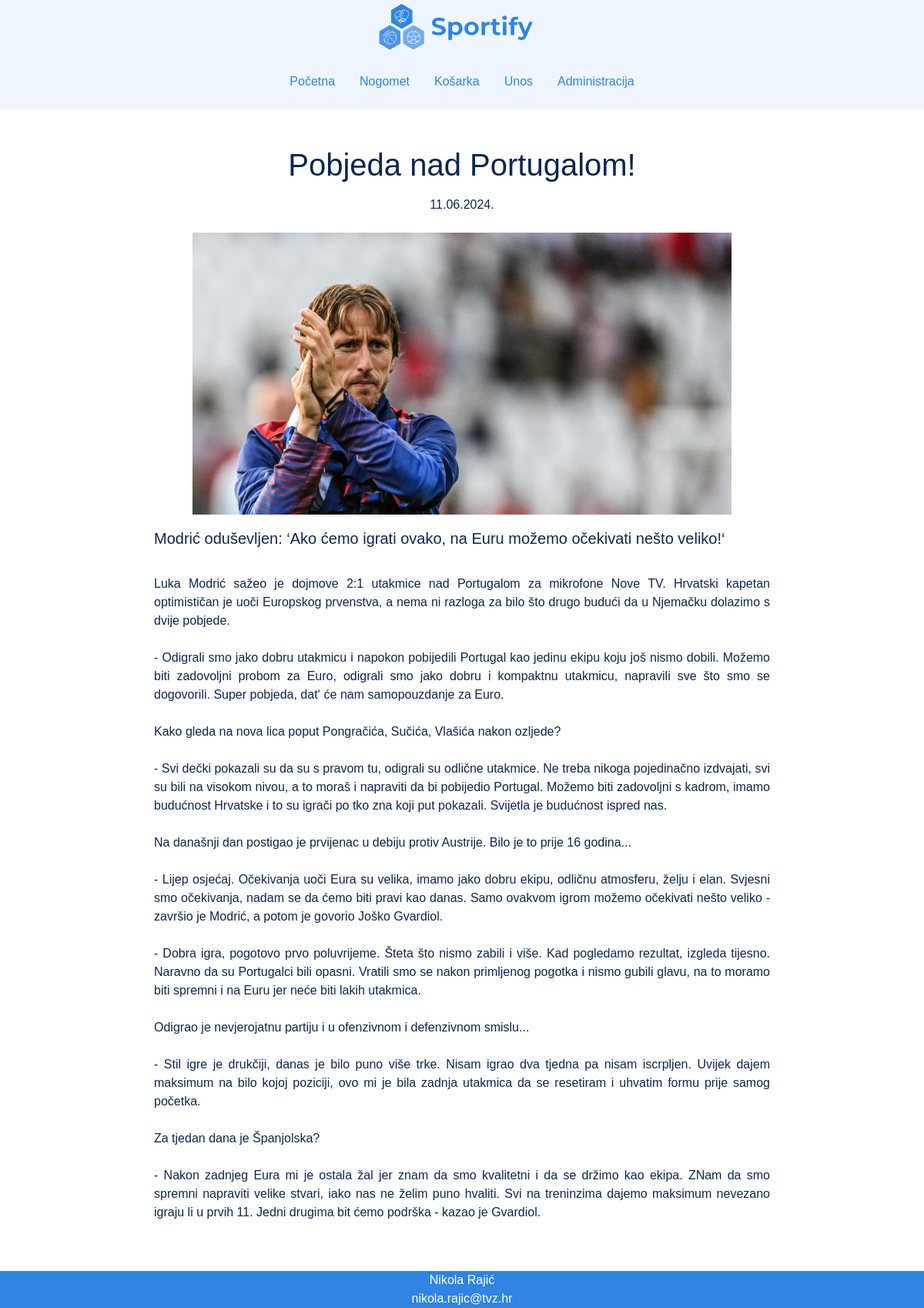
The app's page /clanak.php?id=64 with its own data.
### tables this page shows
CREATE TABLE `vijesti` (
  `id` int(255) NOT NULL,
  `naslov` varchar(32) NOT NULL,
  `datum` text NOT NULL,
  `sazetak` text NOT NULL,
  `tekst` text NOT NULL,
  `slika` varchar(64) NOT NULL,
  `kategorija` varchar(50) NOT NULL,
  `arhiva` tinyint(1) NOT NULL
);

### clanak.php (the view, shortened to what this page needs)
<!DOCTYPE html>
<html lang="en">
  <head>
    <link
      rel="stylesheet"
      href="https://cdn.jsdelivr.net/npm/bootstrap@4.4.1/dist/css/bootstrap.min.css"
    />
    <link rel="stylesheet" href="style.css" />
  </head>
  <body>
  <header>
      <div class="container-fluid">
        <div class="row justify-content-center align-items-center">
          <div class="col-12 text-center">
            <a class="navbar-brand" href="index.php">
              <img
                class=""
                src="../projekt/images/Sportify_logo.png"
                alt="Logo"
              />
            </a>
          </div>
          <div class="col">
            <nav class="navbar navbar-expand-md">
              <div class="container-fluid">
                <div
                  class="collapse navbar-collapse justify-content-center"
                  id="navbarNav"
                >
                  <ul class="navbar-nav">
                    <li class="nav-item">
                      <a class="nav-link p-3" href="index.php"
                        >Početna</a
                      >
                    </li>
                    <li class="nav-item">
                      <a class="nav-link p-3" href="kategorija.php?kategorija=nogomet">Nogomet</a>
                    </li>
                    <li class="nav-item">
                      <a class="nav-link p-3" href="kategorija.php?kategorija=košarka">Košarka</a>
                    </li>
                    <li class="nav-item">
                      <a class="nav-link p-3" href="unos.php">Unos</a>
                    </li>
                    <li class="nav-item">
                      <a class="nav-link p-3" href="administracija.php">Administracija</a>
                    </li>
                  </ul>
                </div>
              </div>
            </nav>
          </div>
        </div>
      </div>
    </header>
    <?php
      include "connect.php";
      $id = $_GET['id'];
      $query = "SELECT * FROM vijesti WHERE id = $id";
        $result = mysqli_query($dbc,$query);
        $row = mysqli_fetch_assoc($result);
    ?>
    <article class="container-sm clanak">
      <div class="row">
        <h1 class="col-12 title pb-2">
          <?php
            echo $row['naslov'];
          ?>
        </h1>
        <span class='col-12 datum pb-4'>
        <?php
          echo $row['datum'];
        ?>
        </span>
        <figure class="col-12 slika">
            <?php
            echo '<img src="' . UPLPATH . $row['slika'] . '">';
            ?>
        </figure>
          <p class="col-12 about pb-3">
            <?php
              echo $row['sazetak'];
            ?>
          </p>
          <p class="col-12 sadrzaj">
            <?php
              echo nl2br($row['tekst']);
            ?>
          </p>
      </div>
    </article>
    <footer class="container-fluid">
      <div class="row justify-content-center align-items-center">
        <p class="col-12">Nikola Rajić</p>
        <p class="col-12">nikola.rajic@tvz.hr</p>
      </div>
    </footer>
  </body>
</html>

### style.css (style rules this page uses)
body { font-family: Verdana, Geneva, Tahoma, sans-serif; color: #0c2653; min-height: 100vh; display: flex; flex-direction: column; }
.nav-item { width: fit-content; }
.nav-link { color: #2f84e4; font-weight: 500; }
header { background-color: #eef5ff; }
.navbar-brand img { width: 200px; }
footer { margin-top: auto; width: 100%; text-align: center; }
footer p { margin-bottom: 0px; padding: 0px; color: white; background-color: #2f84e4; }
.clanak { text-align: center; padding: 3rem 0rem; max-width: 800px; width: 90%; }
.clanak p { text-align: justify; width: 80%; word-wrap: break-word; }
.about { font-size: 1.25rem; }
.datum { text-align: center; }
.clanak img { max-width: 700px; }

### records on screen
vijesti: naslov "Pobjeda nad Portugalom!", datum "11.06.2024.", slika (picture), sazetak "Modrić oduševljen: ‘Ako ćemo igrati ovako, na Euru možemo očekivati nešto veliko!‘", tekst "Luka Modrić sažeo je dojmove 2:1 utakmice nad Portugalom za mikrofone Nove TV. Hrvatski kapetan optimističan je uoči Europskog prvenstva, a nema ni razloga za bilo što drugo budući da u Njemačku dolazimo s dvije pobjede. - Odigrali smo jako dobru utakmicu i napokon pobijedili Portugal kao jedinu ekipu koju još nismo dobili. Možemo biti zadovoljni probom za Euro, odigrali smo jako dobru i kompaktnu utakmicu, napravili sve što smo se dogovorili. Super pobjeda, dat‘ će nam samopouzdanje za Euro. Kako gleda na nova lica poput Pongračića, Sučića, Vlašića nakon ozljede? - Svi dečki pokazali su da su s pravom tu, odigrali su odlične utakmice. Ne treba nikoga pojedinačno izdvajati, svi su bili na…"
